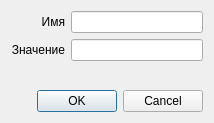
<?xml version="1.0" encoding="UTF-8"?>
<ui version="4.0">
 <class>RegistryItemCreationDialog</class>
 <widget class="QDialog" name="RegistryItemCreationDialog">
  <property name="geometry">
   <rect>
    <x>0</x>
    <y>0</y>
    <width>214</width>
    <height>123</height>
   </rect>
  </property>
  <property name="windowTitle">
   <string>Dialog</string>
  </property>
  <layout class="QVBoxLayout" name="verticalLayout">
   <item>
    <layout class="QGridLayout" name="gridLayout">
     <item row="1" column="0">
      <widget class="QLabel" name="label_2">
       <property name="text">
        <string>Значение</string>
       </property>
       <property name="alignment">
        <set>Qt::AlignRight|Qt::AlignTrailing|Qt::AlignVCenter</set>
       </property>
      </widget>
     </item>
     <item row="0" column="0">
      <widget class="QLabel" name="label">
       <property name="text">
        <string>Имя</string>
       </property>
       <property name="alignment">
        <set>Qt::AlignRight|Qt::AlignTrailing|Qt::AlignVCenter</set>
       </property>
      </widget>
     </item>
     <item row="0" column="1">
      <widget class="QLineEdit" name="edName"/>
     </item>
     <item row="1" column="1">
      <widget class="QLineEdit" name="edValue"/>
     </item>
    </layout>
   </item>
   <item>
    <spacer name="verticalSpacer">
     <property name="orientation">
      <enum>Qt::Vertical</enum>
     </property>
     <property name="sizeHint" stdset="0">
      <size>
       <width>20</width>
       <height>40</height>
      </size>
     </property>
    </spacer>
   </item>
   <item>
    <widget class="QDialogButtonBox" name="buttonBox">
     <property name="orientation">
      <enum>Qt::Horizontal</enum>
     </property>
     <property name="standardButtons">
      <set>QDialogButtonBox::Cancel|QDialogButtonBox::Ok</set>
     </property>
    </widget>
   </item>
  </layout>
 </widget>
 <resources/>
 <connections>
  <connection>
   <sender>buttonBox</sender>
   <signal>accepted()</signal>
   <receiver>RegistryItemCreationDialog</receiver>
   <slot>accept()</slot>
   <hints>
    <hint type="sourcelabel">
     <x>248</x>
     <y>254</y>
    </hint>
    <hint type="destinationlabel">
     <x>157</x>
     <y>274</y>
    </hint>
   </hints>
  </connection>
  <connection>
   <sender>buttonBox</sender>
   <signal>rejected()</signal>
   <receiver>RegistryItemCreationDialog</receiver>
   <slot>reject()</slot>
   <hints>
    <hint type="sourcelabel">
     <x>316</x>
     <y>260</y>
    </hint>
    <hint type="destinationlabel">
     <x>286</x>
     <y>274</y>
    </hint>
   </hints>
  </connection>
 </connections>
</ui>
